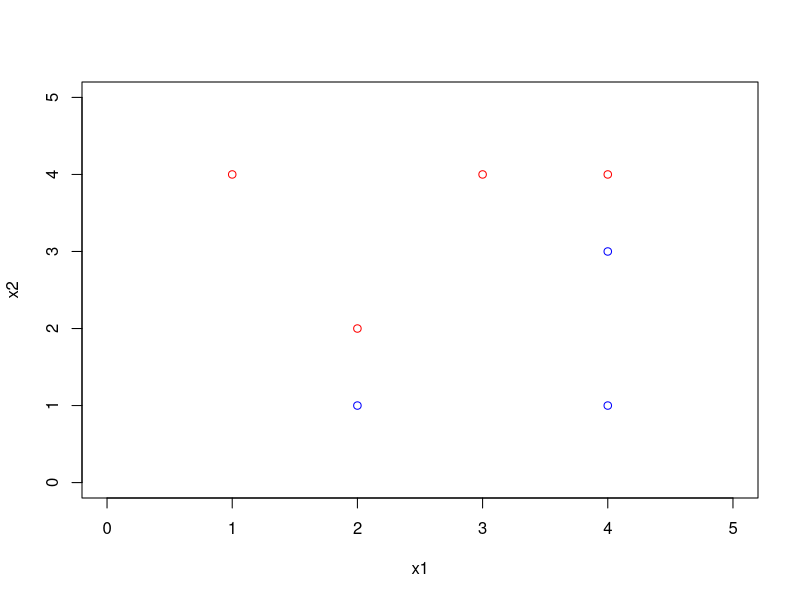
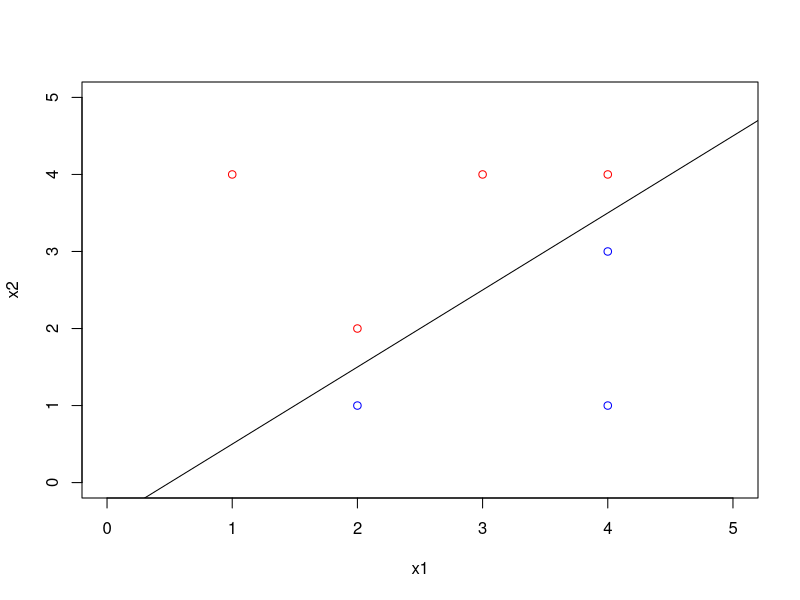
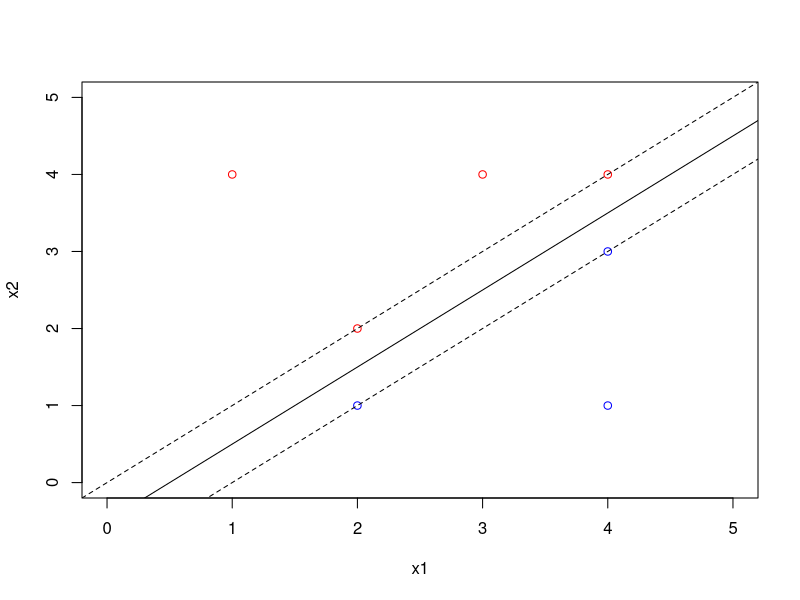
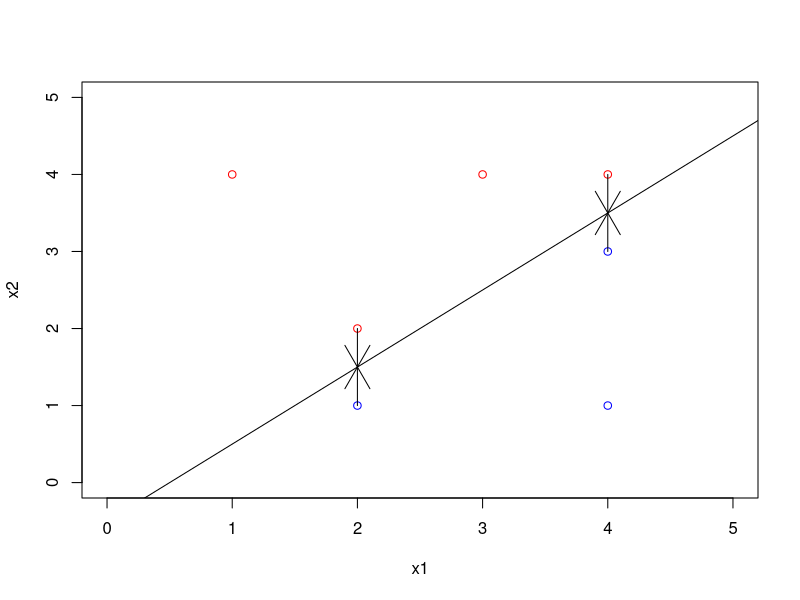
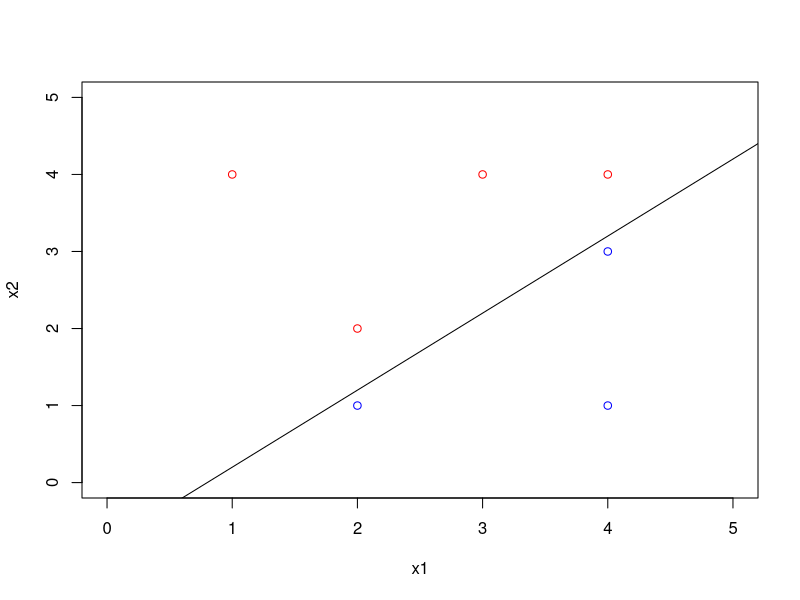
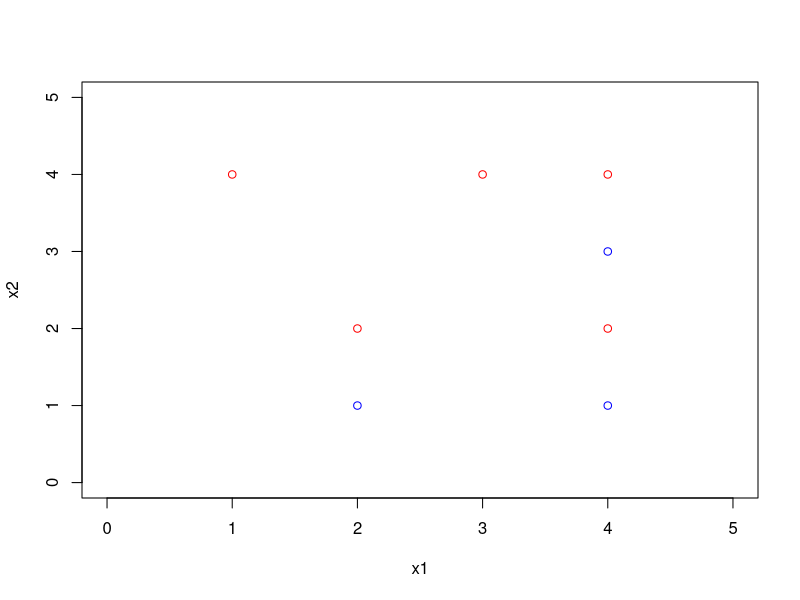

Generate these figures, in order, with R:
## ---- chunk 1
x1 = c(3,2,4,1,2,4,4)
x2 = c(4,2,4,4,1,3,1)
colors = c("red", "red", "red", "red", "blue", "blue", "blue")
plot(x1,x2,col=colors,xlim=c(0,5),ylim=c(0,5))
## ---- chunk 2
plot(x1,x2,col=colors,xlim=c(0,5),ylim=c(0,5))
abline(-0.5, 1)
## ---- chunk 3
plot(x1,x2,col=colors,xlim=c(0,5),ylim=c(0,5))
abline(-0.5, 1)
abline(-1, 1, lty=2)
abline(0, 1, lty=2)
## ---- chunk 4
plot(x1,x2,col=colors,xlim=c(0,5),ylim=c(0,5))
abline(-0.5, 1)
arrows(2,1,2,1.5)
arrows(2,2,2,1.5)
arrows(4,4,4,3.5)
arrows(4,3,4,3.5)
## ---- chunk 5
plot(x1,x2,col=colors,xlim=c(0,5),ylim=c(0,5))
abline(-0.8, 1)
## ---- chunk 6
plot(x1,x2,col=colors,xlim=c(0,5),ylim=c(0,5))
points(c(4), c(2), col=c("red"))
